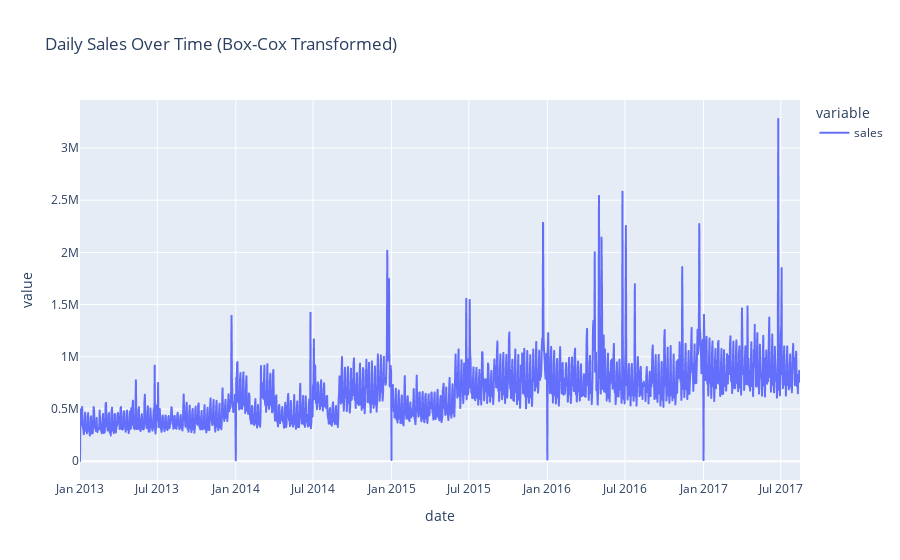

Notebook source saved alongside this figure:
### Markdown cell above
Stats models apply

### Code cell
from scipy.stats import boxcox
import plotly.express as px

df_grouped_by_day_boxcox, fitted_lambda = boxcox(df_grouped_by_day)  

fig = px.line(df_grouped_by_day, title = 'Daily Sales Over Time (Box-Cox Transformed)')

fig.show()

### Figure 1 — Plotly figure (JSON) as saved in the notebook; plotly's stock layout.template omitted (floating-point values rounded to 4 significant figures; data arrays with more than 128 entries replaced by an {"elided": "..."} marker saying what was removed)
{"data": [{"hovertemplate": "variable=sales<br>date=%{x}<br>value=%{y}<extra></extra>", "legendgroup": "sales", "line": {"color": "#636efa", "dash": "solid"}, "marker": {"symbol": "circle"}, "mode": "lines", "name": "sales", "showlegend": true, "type": "scattergl", "x": {"elided": "1684 str values"}, "xaxis": "x", "y": {"elided": "1684 float values"}, "yaxis": "y"}], "layout": {"legend": {"title": {"text": "variable"}, "tracegroupgap": 0}, "title": {"text": "Daily Sales Over Time (Box-Cox Transformed)"}, "xaxis": {"anchor": "y", "domain": [0, 1], "title": {"text": "date"}}, "yaxis": {"anchor": "x", "domain": [0, 1], "title": {"text": "value"}}}}
